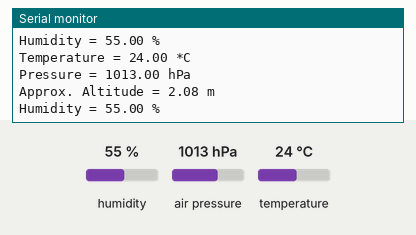
The sketch below on a simulated Arduino Uno, built with avr-gcc and run on an emulated ATmega328P. Parts: the last lines printed to the serial monitor. The inputs (shaded band) are chosen by the test bench; at power-on: humidity 55 %, air pressure 1013 hPa, temperature 24 °C.

Above: at 1.2 s.
1.3 s: humidity set to 22 %
At 2.6 s:
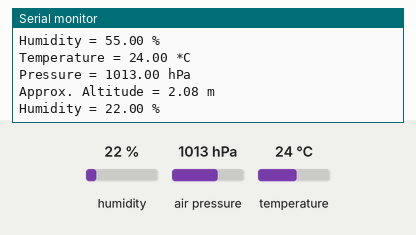
2.8 s: air pressure set to 952 hPa
At 4.0 s:
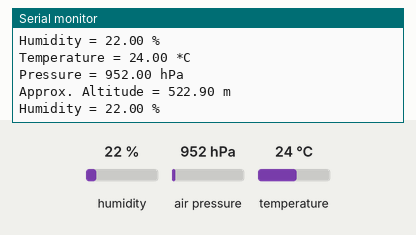

Measured:
- after the input at 1.3 s, the serial monitor: prints a new line after 0.88 s (image 1)
- after the input at 2.8 s, the serial monitor: prints a new line after 0.36 s (image 2)

The sketch:

bme280test.ino
```cpp
/*
 * 所需库：Adafruit_BusIO：//点击这里会自动打开管理库页面: http://librarymanager/All#Adafruit_BusIO
 */
#include <Wire.h>
#include <SPI.h>
#include <Adafruit_Sensor.h>//点击这里会自动打开管理库页面: http://librarymanager/All#Adafruit_Sensor
#include <Adafruit_BME280.h>//点击这里会自动打开管理库页面: http://librarymanager/All#Adafruit_BME280

#define BME_SCK 13
#define BME_MISO 12
#define BME_MOSI 11
#define BME_CS 10

#define SEALEVELPRESSURE_HPA (1013.25)

//Adafruit_BME280 bme; // I2C
Adafruit_BME280 bme(BME_CS); // hardware SPI
//Adafruit_BME280 bme(BME_CS, BME_MOSI, BME_MISO, BME_SCK); // software SPI

unsigned long delayTime;

void setup() {
  Serial.begin(9600);
  Serial.println(F("BME280 test"));

  bool status;

  // default settings
  // (you can also pass in a Wire library object like &Wire2)
  status = bme.begin();
  if (!status) {
    Serial.println("Could not find a valid BME280 sensor, check wiring!");
    while (1);
  }

  Serial.println("-- Default Test --");
  delayTime = 1000;

  Serial.println();
}


void loop() {
  printValues();
  delay(delayTime);
}


void printValues() {
  Serial.print("Temperature = ");
  Serial.print(bme.readTemperature());
  Serial.println(" *C");

  // Convert temperature to Fahrenheit
  /*Serial.print("Temperature = ");
  Serial.print(1.8 * bme.readTemperature() + 32);
  Serial.println(" *F");*/

  Serial.print("Pressure = ");
  Serial.print(bme.readPressure() / 100.0F);
  Serial.println(" hPa");

  Serial.print("Approx. Altitude = ");
  Serial.print(bme.readAltitude(SEALEVELPRESSURE_HPA));
  Serial.println(" m");

  Serial.print("Humidity = ");
  Serial.print(bme.readHumidity());
  Serial.println(" %");

  Serial.println();
}
```
